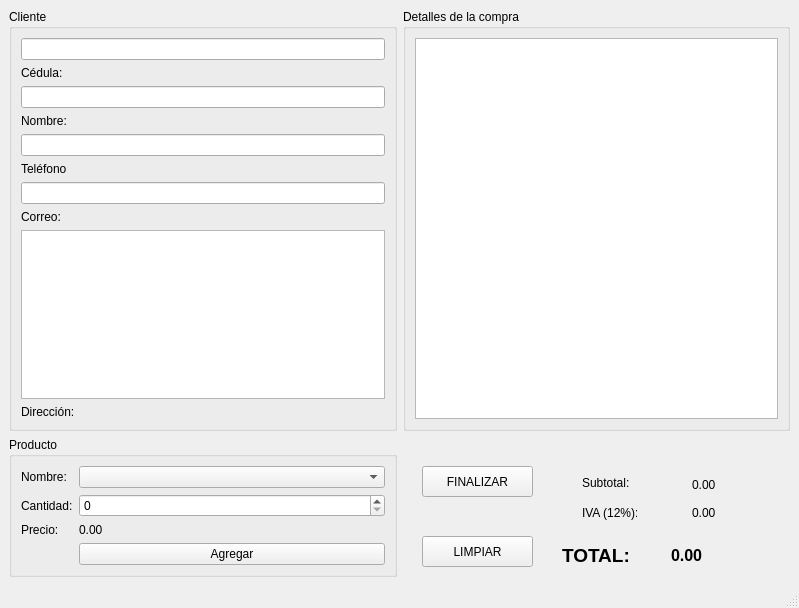
<?xml version="1.0" encoding="UTF-8"?>
<ui version="4.0">
 <class>Principal</class>
 <widget class="QMainWindow" name="Principal">
  <property name="geometry">
   <rect>
    <x>0</x>
    <y>0</y>
    <width>799</width>
    <height>608</height>
   </rect>
  </property>
  <property name="windowTitle">
   <string>Principal</string>
  </property>
  <widget class="QWidget" name="centralwidget">
   <layout class="QGridLayout" name="gridLayout_2">
    <item row="0" column="0">
     <widget class="QGroupBox" name="groupBox_2">
      <property name="title">
       <string>Cliente</string>
      </property>
      <layout class="QGridLayout" name="gridLayout">
       <item row="6" column="0">
        <widget class="QLineEdit" name="inCorreo"/>
       </item>
       <item row="8" column="0">
        <widget class="QPlainTextEdit" name="inDireccion">
         <property name="lineWidth">
          <number>3</number>
         </property>
        </widget>
       </item>
       <item row="5" column="0">
        <widget class="QLabel" name="label_3">
         <property name="text">
          <string>Teléfono</string>
         </property>
        </widget>
       </item>
       <item row="9" column="0">
        <widget class="QLabel" name="label_5">
         <property name="text">
          <string>Dirección: </string>
         </property>
        </widget>
       </item>
       <item row="0" column="0">
        <widget class="QLineEdit" name="inCedula"/>
       </item>
       <item row="3" column="0">
        <widget class="QLabel" name="label_2">
         <property name="text">
          <string>Nombre:</string>
         </property>
        </widget>
       </item>
       <item row="2" column="0">
        <widget class="QLineEdit" name="inNombre"/>
       </item>
       <item row="4" column="0">
        <widget class="QLineEdit" name="inTelefono"/>
       </item>
       <item row="1" column="0">
        <widget class="QLabel" name="label">
         <property name="text">
          <string>Cédula:</string>
         </property>
        </widget>
       </item>
       <item row="7" column="0">
        <widget class="QLabel" name="label_4">
         <property name="text">
          <string>Correo:</string>
         </property>
        </widget>
       </item>
      </layout>
     </widget>
    </item>
    <item row="1" column="1">
     <widget class="QWidget" name="widget" native="true">
      <layout class="QHBoxLayout" name="horizontalLayout_2">
       <item>
        <widget class="QWidget" name="widget_2" native="true">
         <widget class="QWidget" name="widget_3" native="true">
          <property name="geometry">
           <rect>
            <x>150</x>
            <y>9</y>
            <width>191</width>
            <height>111</height>
           </rect>
          </property>
          <widget class="QLabel" name="label_10">
           <property name="geometry">
            <rect>
             <x>20</x>
             <y>20</y>
             <width>55</width>
             <height>16</height>
            </rect>
           </property>
           <property name="text">
            <string>Subtotal:</string>
           </property>
          </widget>
          <widget class="QLabel" name="label_11">
           <property name="geometry">
            <rect>
             <x>20</x>
             <y>50</y>
             <width>55</width>
             <height>16</height>
            </rect>
           </property>
           <property name="text">
            <string>IVA (12%):</string>
           </property>
          </widget>
          <widget class="QLabel" name="label_12">
           <property name="geometry">
            <rect>
             <x>0</x>
             <y>90</y>
             <width>91</width>
             <height>21</height>
            </rect>
           </property>
           <property name="font">
            <font>
             <family>Arial</family>
             <pointsize>14</pointsize>
             <weight>75</weight>
             <bold>true</bold>
            </font>
           </property>
           <property name="text">
            <string>TOTAL:       </string>
           </property>
          </widget>
          <widget class="QLabel" name="outSubtotal">
           <property name="geometry">
            <rect>
             <x>130</x>
             <y>20</y>
             <width>100</width>
             <height>20</height>
            </rect>
           </property>
           <property name="minimumSize">
            <size>
             <width>100</width>
             <height>0</height>
            </size>
           </property>
           <property name="layoutDirection">
            <enum>Qt::RightToLeft</enum>
           </property>
           <property name="text">
            <string>0.00</string>
           </property>
          </widget>
          <widget class="QLabel" name="outIva">
           <property name="geometry">
            <rect>
             <x>130</x>
             <y>50</y>
             <width>100</width>
             <height>16</height>
            </rect>
           </property>
           <property name="minimumSize">
            <size>
             <width>100</width>
             <height>0</height>
            </size>
           </property>
           <property name="layoutDirection">
            <enum>Qt::RightToLeft</enum>
           </property>
           <property name="text">
            <string>0.00</string>
           </property>
          </widget>
          <widget class="QLabel" name="outTotal">
           <property name="geometry">
            <rect>
             <x>109</x>
             <y>90</y>
             <width>121</width>
             <height>21</height>
            </rect>
           </property>
           <property name="minimumSize">
            <size>
             <width>100</width>
             <height>0</height>
            </size>
           </property>
           <property name="font">
            <font>
             <family>Arial</family>
             <pointsize>12</pointsize>
             <weight>75</weight>
             <bold>true</bold>
            </font>
           </property>
           <property name="layoutDirection">
            <enum>Qt::RightToLeft</enum>
           </property>
           <property name="text">
            <string>0.00</string>
           </property>
          </widget>
         </widget>
         <widget class="QPushButton" name="pushButton">
          <property name="geometry">
           <rect>
            <x>10</x>
            <y>20</y>
            <width>111</width>
            <height>31</height>
           </rect>
          </property>
          <property name="text">
           <string>FINALIZAR</string>
          </property>
         </widget>
         <widget class="QPushButton" name="pushButton_2">
          <property name="geometry">
           <rect>
            <x>10</x>
            <y>90</y>
            <width>111</width>
            <height>31</height>
           </rect>
          </property>
          <property name="text">
           <string>LIMPIAR</string>
          </property>
         </widget>
        </widget>
       </item>
      </layout>
     </widget>
    </item>
    <item row="0" column="1">
     <widget class="QGroupBox" name="groupBox">
      <property name="title">
       <string>Detalles de la compra</string>
      </property>
      <layout class="QHBoxLayout" name="horizontalLayout">
       <item>
        <widget class="QTableWidget" name="outDetalle"/>
       </item>
      </layout>
     </widget>
    </item>
    <item row="1" column="0">
     <widget class="QGroupBox" name="groupBox_3">
      <property name="minimumSize">
       <size>
        <width>300</width>
        <height>0</height>
       </size>
      </property>
      <property name="title">
       <string>Producto</string>
      </property>
      <layout class="QFormLayout" name="formLayout">
       <item row="0" column="0">
        <widget class="QLabel" name="label_6">
         <property name="text">
          <string>Nombre:</string>
         </property>
        </widget>
       </item>
       <item row="0" column="1">
        <widget class="QComboBox" name="inProducto"/>
       </item>
       <item row="1" column="0">
        <widget class="QLabel" name="label_7">
         <property name="text">
          <string>Cantidad:</string>
         </property>
        </widget>
       </item>
       <item row="1" column="1">
        <widget class="QSpinBox" name="inCantidad"/>
       </item>
       <item row="2" column="0">
        <widget class="QLabel" name="label_8">
         <property name="text">
          <string>Precio:</string>
         </property>
        </widget>
       </item>
       <item row="2" column="1">
        <widget class="QLabel" name="outPrecio">
         <property name="text">
          <string>0.00</string>
         </property>
        </widget>
       </item>
       <item row="3" column="1">
        <widget class="QPushButton" name="btnAgregar">
         <property name="text">
          <string>Agregar</string>
         </property>
        </widget>
       </item>
      </layout>
     </widget>
    </item>
   </layout>
  </widget>
  <widget class="QMenuBar" name="menubar">
   <property name="geometry">
    <rect>
     <x>0</x>
     <y>0</y>
     <width>799</width>
     <height>25</height>
    </rect>
   </property>
  </widget>
  <widget class="QStatusBar" name="statusbar"/>
 </widget>
 <resources/>
 <connections/>
</ui>
